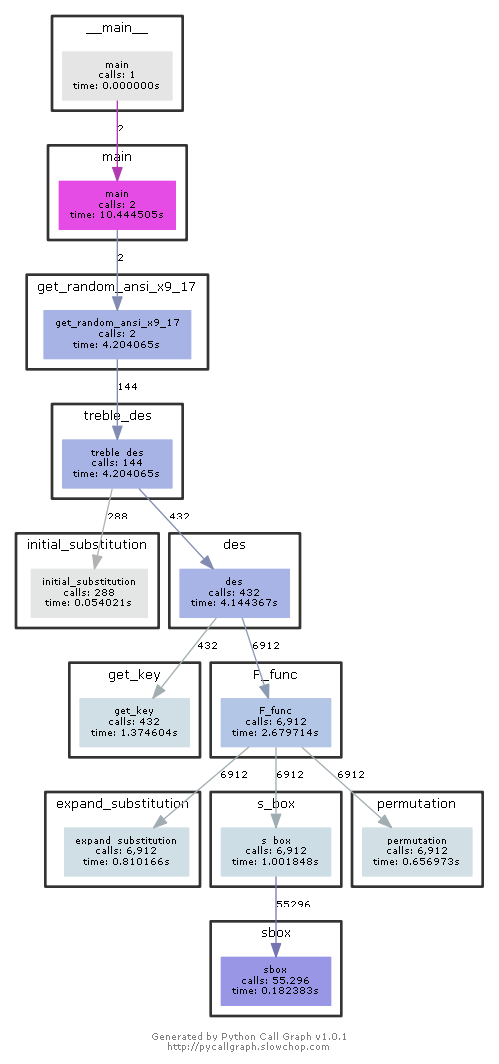

This chart was generated by the following Python code:
# -*- coding: utf-8 -*-
from pycallgraph import Config
from pycallgraph import GlobbingFilter
from pycallgraph import PyCallGraph
from pycallgraph.output import GraphvizOutput


# 初始置换
def initial_substitution(s_64, mode):  # 输入64bit，mode选择：1：IP置换；0：逆置换
    # 初始置换IP于IP逆
    IP = [
        58, 50, 42, 34, 26, 18, 10, 2, 60, 52, 44, 36, 28, 20, 12, 4,
        62, 54, 46, 38, 30, 22, 14, 6, 64, 56, 48, 40, 32, 24, 16, 8,
        57, 49, 41, 33, 25, 17, 9, 1, 59, 51, 43, 35, 27, 19, 11, 3,
        61, 53, 45, 37, 29, 21, 13, 5, 63, 55, 47, 39, 31, 23, 15, 7
    ]
    IP_ = [
        40, 8, 48, 16, 56, 24, 64, 32, 39, 7, 47, 15, 55, 23, 63, 31,
        38, 6, 46, 14, 54, 22, 62, 30, 37, 5, 45, 13, 53, 21, 61, 29,
        36, 4, 44, 12, 52, 20, 60, 28, 35, 3, 43, 11, 51, 19, 59, 27,
        34, 2, 42, 10, 50, 18, 58, 26, 33, 1, 41, 9, 49, 17, 57, 25
    ]
    result = 0
    if mode == 1:
        for i in range(64):
            distance = 64 - IP[i]
            flag = 1 & (s_64 >> distance)
            result = result ^ (flag << (63 - i))
    else:
        for i in range(64):
            distance = 64 - IP_[i]
            flag = 1 & (s_64 >> distance)
            result = result ^ (flag << (63 - i))
    return result


# 拓展置换E
def expand_substitution(s_32):  # 输入32bit
    result = 0
    E = [
        32, 1, 2, 3, 4, 5,
        4, 5, 6, 7, 8, 9,
        8, 9, 10, 11, 12, 13,
        12, 13, 14, 15, 16, 17,
        16, 17, 18, 19, 20, 21,
        20, 21, 22, 23, 24, 25,
        24, 25, 26, 27, 28, 29,
        28, 29, 30, 31, 32, 1
    ]
    for i in range(48):
        distance = E[i] - 1
        flag = 1 & (s_32 >> distance)
        result = result ^ (flag << i)
    return result


def sbox(s_6, SBox):  # 输入6bit
    # print(f"s6:{bin(s_6)}")
    raw = ((((s_6 >> 5) & 1) << 1) + (s_6 & 1)) & 0b11
    column = (s_6 >> 1) & 0b01111
    # print(f"raw:{raw},column:{column}")
    result = SBox[raw][column]
    return result


def s_box(s_48):  # 输入48bit
    # print(f"s48:{bin(s_48)}")
    s8 = s_48 & 0b111111
    s7 = (s_48 >> 6) & 0b111111
    s6 = (s_48 >> 12) & 0b111111
    s5 = (s_48 >> 18) & 0b111111
    s4 = (s_48 >> 24) & 0b111111
    s3 = (s_48 >> 30) & 0b111111
    s2 = (s_48 >> 36) & 0b111111
    s1 = (s_48 >> 42) & 0b111111

    SBox1 = [
        [14, 4, 13, 1, 2, 15, 11, 8, 3, 10, 6, 12, 5, 9, 0, 7],
        [0, 15, 7, 4, 14, 2, 13, 1, 10, 6, 12, 11, 9, 5, 3, 8],
        [4, 1, 14, 8, 13, 6, 2, 11, 15, 12, 9, 7, 3, 10, 5, 0],
        [15, 12, 8, 2, 4, 9, 1, 7, 5, 11, 3, 14, 10, 0, 6, 13]
    ]
    SBox2 = [
        [15, 1, 8, 14, 6, 11, 3, 4, 9, 7, 2, 13, 12, 0, 5, 10],
        [3, 13, 4, 7, 15, 2, 8, 14, 12, 0, 1, 10, 6, 9, 11, 5],
        [0, 14, 7, 11, 10, 4, 13, 1, 5, 8, 12, 6, 9, 3, 2, 15],
        [13, 8, 10, 1, 3, 15, 4, 2, 11, 6, 7, 12, 0, 5, 14, 9]
    ]
    SBox3 = [
        [10, 0, 9, 14, 6, 3, 15, 5, 1, 13, 12, 7, 11, 4, 2, 8],
        [13, 7, 0, 9, 3, 4, 6, 10, 2, 8, 5, 14, 12, 11, 15, 1],
        [13, 6, 4, 9, 8, 15, 3, 0, 11, 1, 2, 12, 5, 10, 14, 7],
        [1, 10, 13, 0, 6, 9, 8, 7, 4, 15, 14, 3, 11, 5, 2, 12]
    ]
    SBox4 = [
        [7, 13, 14, 3, 0, 6, 9, 10, 1, 2, 8, 5, 11, 12, 4, 15],
        [13, 8, 11, 5, 6, 15, 0, 3, 4, 7, 2, 12, 1, 10, 14, 9],
        [10, 6, 9, 0, 12, 11, 7, 13, 15, 1, 3, 14, 5, 2, 8, 4],
        [3, 15, 0, 6, 10, 1, 13, 8, 9, 4, 5, 11, 12, 7, 2, 14]
    ]
    SBox5 = [
        [2, 12, 4, 1, 7, 10, 11, 6, 8, 5, 3, 15, 13, 0, 14, 9],
        [14, 11, 2, 12, 4, 7, 13, 1, 5, 0, 15, 10, 3, 9, 8, 6],
        [4, 2, 1, 11, 10, 13, 7, 8, 15, 9, 12, 5, 6, 3, 0, 14],
        [11, 8, 12, 7, 1, 14, 2, 13, 6, 15, 0, 9, 10, 4, 5, 3]
    ]
    SBox6 = [
        [12, 1, 10, 15, 9, 2, 6, 8, 0, 13, 3, 4, 14, 7, 5, 11],
        [10, 15, 4, 2, 7, 12, 9, 5, 6, 1, 13, 14, 0, 11, 3, 8],
        [9, 14, 15, 5, 2, 8, 12, 3, 7, 0, 4, 10, 1, 13, 11, 6],
        [4, 3, 2, 12, 9, 5, 15, 10, 11, 14, 1, 7, 6, 0, 8, 13]
    ]
    SBox7 = [
        [4, 11, 2, 14, 15, 0, 8, 13, 3, 12, 9, 7, 5, 10, 6, 1],
        [13, 0, 11, 7, 4, 9, 1, 10, 14, 3, 5, 12, 2, 15, 8, 6],
        [1, 4, 11, 13, 12, 3, 7, 14, 10, 15, 6, 8, 0, 5, 9, 2],
        [6, 11, 13, 8, 1, 4, 10, 7, 9, 5, 0, 15, 14, 2, 3, 12]
    ]
    SBox8 = [
        [13, 2, 8, 4, 6, 15, 11, 1, 10, 9, 3, 14, 5, 0, 12, 7],
        [1, 15, 13, 8, 10, 3, 7, 4, 12, 5, 6, 11, 0, 14, 9, 2],
        [7, 11, 4, 1, 9, 12, 14, 2, 0, 6, 10, 13, 15, 3, 5, 8],
        [2, 1, 14, 7, 4, 10, 8, 13, 15, 12, 9, 0, 3, 5, 6, 11]
    ]
    s1 = sbox(s1, SBox1)
    s2 = sbox(s2, SBox2)
    s3 = sbox(s3, SBox3)
    s4 = sbox(s4, SBox4)
    s5 = sbox(s5, SBox5)
    s6 = sbox(s6, SBox6)
    s7 = sbox(s7, SBox7)
    s8 = sbox(s8, SBox8)
    result = 0xffffffff & ((s1 << 28) ^ (s2 << 24) ^ (s3 << 20) ^ (s4 << 16) ^ (s5 << 12) ^ (s6 << 8) ^ (s7 << 4) ^ s8)

    return result


# 置换运算P
def permutation(s_32):  # 32bit输入
    result = 0
    P = [
        16, 7, 20, 21, 29, 12, 28, 17,
        1, 15, 23, 26, 5, 18, 31, 10,
        2, 8, 24, 14, 32, 27, 3, 9,
        19, 13, 30, 6, 22, 11, 4, 25
    ]
    for i in range(32):
        distance = 32 - P[i]
        flag = 1 & (s_32 >> distance)
        result = result ^ (flag << (31 - i))
    return result


# 轮函数
def F_func(l_32, r_32, k_48):
    # 拓展置换E
    result1 = expand_substitution(r_32)
    # print("拓展置换：", hex(result1))

    # 与密钥异或
    result2 = k_48 ^ result1
    # print("密钥异或：", hex(result2))

    # s_box 压缩置换
    result3 = s_box(result2)
    # print("S盒：", hex(result3))

    # 置换运算P
    result4 = permutation(result3)
    # print("P盒：", hex(result4))

    # 与左半侧异或并换位
    result5 = l_32 ^ result4
    result = (result5 ^ (r_32 << 32)) & 0xffffffffffffffff

    # print("异或并换位：", hex(result))

    return result


# 密钥生成算法

def get_key(k_64):
    key = []
    LS = [
        1, 1, 2, 2, 2, 2, 2, 2, 1, 2, 2, 2, 2, 2, 2, 1
    ]
    # 选择置换1（密钥）
    PC1 = [
        57, 49, 41, 33, 25, 17, 9, 1, 58, 50, 42, 34, 26, 18,
        10, 2, 59, 51, 43, 35, 27, 19, 11, 3, 60, 52, 44, 36,
        63, 55, 47, 39, 31, 23, 15, 7, 62, 54, 46, 38, 30, 22,
        14, 6, 61, 53, 45, 37, 29, 21, 13, 5, 28, 20, 12, 4
    ]
    # 选择置换2（密钥）
    PC2 = [
        14, 17, 11, 24, 1, 5, 3, 28, 15, 6, 21, 10,
        23, 19, 12, 4, 26, 8, 16, 7, 27, 20, 13, 2,
        41, 52, 31, 37, 47, 55, 30, 40, 51, 45, 33, 48,
        44, 49, 39, 56, 34, 53, 46, 42, 50, 36, 29, 32
    ]
    #####################################
    # 密钥置换选择1
    k = 0
    for i in range(56):
        distance = 64 - PC1[i]
        flag = 1 & (k_64 >> distance)
        k = (k ^ (flag << (55 - i))) & 0xffffffffffffff
    C = (k >> 28) & 0xfffffff
    D = k & 0xfffffff
    #####################################
    for round in range(16):
        # 循环左移
        ls = LS[round]
        head = C >> (28 - ls)
        C = ((C << ls) ^ head) & 0xfffffff

        head = D >> (28 - ls)
        D = ((D << ls) ^ head) & 0xfffffff
        # print(f"C1:{bin(C1)} , D1:{bin(D1)}")

        # 置换选择2 获得密钥k
        k = 0
        mid_key = ((C << 28) ^ D) & 0xffffffffffffff
        for i in range(48):
            distance = 56 - PC2[i]
            flag = 1 & (mid_key >> distance)
            k = k ^ (flag << (47 - i))
        key.append(k)
    # print("密钥：", hex(k))

    return key


def des(s, k_64, mode):
    # 加密
    if mode == 1:

        key = get_key(k_64)
        for round in range(16):
            # print(hex(s))
            l = (s >> 32) & 0xffffffff
            r = s & 0xffffffff
            s = F_func(l, r, key[round])
        s = ((s << 32) ^ (s >> 32)) & 0xffffffffffffffff

    # 解密
    else:
        key = get_key(k_64)
        for round in range(16):
            l = (s >> 32) & 0xffffffff
            r = s & 0xffffffff
            s = F_func(l, r, key[15 - round])
        s = ((s << 32) ^ (s >> 32)) & 0xffffffffffffffff
    result = s
    return result


def treble_des(s_64, k1, k2):
    s0 = initial_substitution(s_64, 1)
    s1 = des(s0, k1, 1)
    s2 = des(s1, k2, 0)
    s3 = des(s2, k1, 1)
    res = initial_substitution(s3, 0)
    return res


def get_random_ansi_x9_17(iv, key1, key2, DT, n):
    R = []
    V = [iv, ]
    for i in range(n):
        R_new = treble_des((V[-1] ^ treble_des(DT[i], key1, key2)), key1, key2)
        V_new = treble_des((R_new ^ treble_des(DT[i], key1, key2)), key1, key2)
        R.append(R_new)
        V.append(V_new)
    return R


def main():
    DT = []
    iv = int(input().strip(), 16)
    key1 = int(input().strip(), 16)
    key2 = int(input().strip(), 16)
    n = int(input().strip())
    for i in range(n):
        DT_new = int(input().strip(), 16)
        DT.append(DT_new)
    R = get_random_ansi_x9_17(iv, key1, key2, DT, n)
    for ram in R:
        print("0x%016x" % ram)


if __name__ == "__main__":
    ############################################################################
    '''
        生成函数调用图
    '''
    config = Config()
    config.trace_filter = GlobbingFilter(
        include=[
            '*'
        ]
    )
    config.trace_filter = GlobbingFilter(
        exclude=['pycallgraph.*']
    )
    ############################################################################

    graphviz = GraphvizOutput()
    graphviz.output_file = 'ANSI_X9_17伪随机数发生器.png'
    with PyCallGraph(output=graphviz, config=config):
        main()
